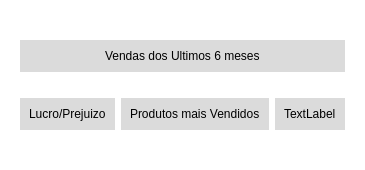
            <widget class="QWidget" name="telarelatorios">
             <property name="styleSheet">
              <string notr="true">background-color: rgb(255, 255, 255);
border-radius: 20px;</string>
             </property>
             <layout class="QVBoxLayout" name="verticalLayout_7">
              <item>
               <widget class="QWidget" name="widget_3" native="true">
                <layout class="QGridLayout" name="gridLayout_2">
                 <item row="4" column="1">
                  <spacer name="verticalSpacer_10">
                   <property name="orientation">
                    <enum>Qt::Orientation::Vertical</enum>
                   </property>
                   <property name="sizeType">
                    <enum>QSizePolicy::Policy::Minimum</enum>
                   </property>
                   <property name="sizeHint" stdset="0">
                    <size>
                     <width>20</width>
                     <height>20</height>
                    </size>
                   </property>
                  </spacer>
                 </item>
                 <item row="0" column="1">
                  <spacer name="verticalSpacer_9">
                   <property name="orientation">
                    <enum>Qt::Orientation::Vertical</enum>
                   </property>
                   <property name="sizeType">
                    <enum>QSizePolicy::Policy::Minimum</enum>
                   </property>
                   <property name="sizeHint" stdset="0">
                    <size>
                     <width>20</width>
                     <height>20</height>
                    </size>
                   </property>
                  </spacer>
                 </item>
                 <item row="3" column="1">
                  <widget class="QFrame" name="layout_relatorios_3">
                   <property name="maximumSize">
                    <size>
                     <width>300</width>
                     <height>300</height>
                    </size>
                   </property>
                   <property name="styleSheet">
                    <string notr="true">background-color: rgb(219, 219, 219);
border-radius: 20px;</string>
                   </property>
                   <property name="frameShape">
                    <enum>QFrame::Shape::StyledPanel</enum>
                   </property>
                   <property name="frameShadow">
                    <enum>QFrame::Shadow::Raised</enum>
                   </property>
                   <layout class="QVBoxLayout" name="verticalLayout_31">
                    <item alignment="Qt::AlignmentFlag::AlignHCenter|Qt::AlignmentFlag::AlignTop">
                     <widget class="QLabel" name="label_3">
                      <property name="text">
                       <string>Produtos mais Vendidos</string>
                      </property>
                     </widget>
                    </item>
                   </layout>
                  </widget>
                 </item>
                 <item row="1" column="0" colspan="3">
                  <widget class="QFrame" name="layout_relatorios_1">
                   <property name="styleSheet">
                    <string notr="true">background-color: rgb(219, 219, 219);
border-radius: 20px;</string>
                   </property>
                   <property name="frameShape">
                    <enum>QFrame::Shape::StyledPanel</enum>
                   </property>
                   <property name="frameShadow">
                    <enum>QFrame::Shadow::Raised</enum>
                   </property>
                   <layout class="QVBoxLayout" name="verticalLayout_29">
                    <item alignment="Qt::AlignmentFlag::AlignHCenter|Qt::AlignmentFlag::AlignTop">
                     <widget class="QLabel" name="label">
                      <property name="text">
                       <string>Vendas dos Ultimos 6 meses</string>
                      </property>
                     </widget>
                    </item>
                   </layout>
                  </widget>
                 </item>
                 <item row="3" column="0">
                  <widget class="QFrame" name="layout_relatorios_2">
                   <property name="maximumSize">
                    <size>
                     <width>300</width>
                     <height>300</height>
                    </size>
                   </property>
                   <property name="styleSheet">
                    <string notr="true">background-color: rgb(219, 219, 219);
border-radius: 20px;</string>
                   </property>
                   <property name="frameShape">
                    <enum>QFrame::Shape::StyledPanel</enum>
                   </property>
                   <property name="frameShadow">
                    <enum>QFrame::Shadow::Raised</enum>
                   </property>
                   <layout class="QVBoxLayout" name="verticalLayout_30">
                    <item alignment="Qt::AlignmentFlag::AlignHCenter|Qt::AlignmentFlag::AlignTop">
                     <widget class="QLabel" name="label_2">
                      <property name="text">
                       <string>Lucro/Prejuizo</string>
                      </property>
                     </widget>
                    </item>
                   </layout>
                  </widget>
                 </item>
                 <item row="3" column="2">
                  <widget class="QFrame" name="layout_relatorios_4">
                   <property name="maximumSize">
                    <size>
                     <width>300</width>
                     <height>300</height>
                    </size>
                   </property>
                   <property name="styleSheet">
                    <string notr="true">background-color: rgb(219, 219, 219);
border-radius: 20px;</string>
                   </property>
                   <property name="frameShape">
                    <enum>QFrame::Shape::StyledPanel</enum>
                   </property>
                   <property name="frameShadow">
                    <enum>QFrame::Shadow::Raised</enum>
                   </property>
                   <layout class="QVBoxLayout" name="verticalLayout_32">
                    <item alignment="Qt::AlignmentFlag::AlignHCenter|Qt::AlignmentFlag::AlignTop">
                     <widget class="QLabel" name="label_4">
                      <property name="text">
                       <string>TextLabel</string>
                      </property>
                     </widget>
                    </item>
                   </layout>
                  </widget>
                 </item>
                 <item row="2" column="1">
                  <spacer name="verticalSpacer_11">
                   <property name="orientation">
                    <enum>Qt::Orientation::Vertical</enum>
                   </property>
                   <property name="sizeType">
                    <enum>QSizePolicy::Policy::Minimum</enum>
                   </property>
                   <property name="sizeHint" stdset="0">
                    <size>
                     <width>20</width>
                     <height>20</height>
                    </size>
                   </property>
                  </spacer>
                 </item>
                </layout>
               </widget>
              </item>
             </layout>
            </widget>
